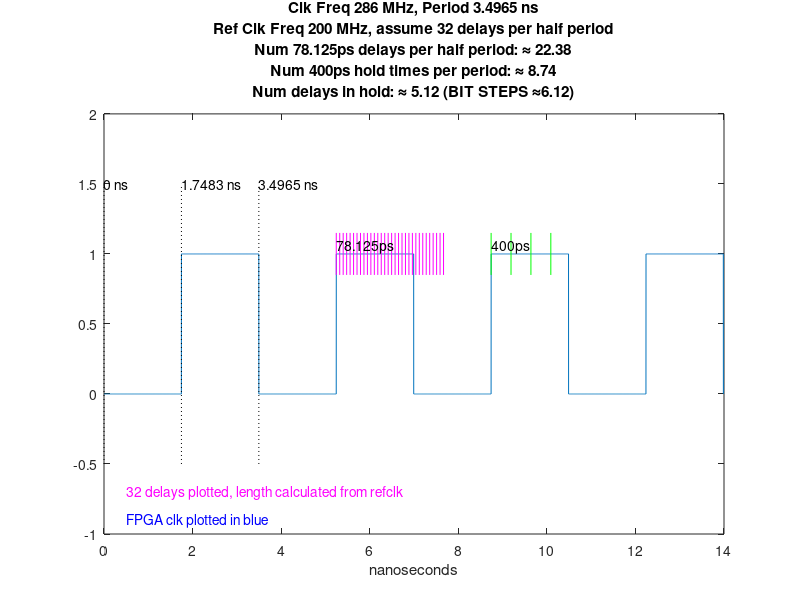

Here is the MATLAB script that generated this plot:
clear; clc; close all;

round_hund=@(x) round(x*100)/100;

clk = 286e6;
refclk = 200e6;
delays_per_ref = 64;

DLY_DELTA = 1/refclk/delays_per_ref; %specified in ps
HOLD_TIME = 400e-12; % specified in ps
BIT_STEPS = HOLD_TIME/DLY_DELTA+1;




num_per = 4;
%num_dly_2plot = 10;

per = 1/clk;
half_per = per/2;
num_half_per = 32;


t = linspace(0,num_per*per,10000);
clk_val = ones(size(t));

% want everything in the first clock cycle to be 1, so thats odd multiples
% of half_per, so all values from 0*half_per to 1*half_per, all values from
% 2*half_per to 3*half_per, etc...

for k = 0:2:num_half_per
    %k
    clk_val(k*half_per<=t & t<(k+1)*half_per) = 0;
end

% plot clock and label ns
plot(t*1e9, clk_val)
xlabel('nanoseconds')
ylim([-1 2])
hold on
plot([0 0],[-0.5 1.5],'k:')
text(0+0.1*half_per,1.5,[num2str(0),' ns'])
plot([half_per*1e9 half_per*1e9],[-0.5 1.5],'k:')
text(half_per*1e9+0.1*half_per,1.5,[num2str(half_per*1e9),' ns'])
plot([per*1e9 per*1e9],[-0.5 1.5],'k:')
text(per*1e9+0.1*half_per,1.5,[num2str(per*1e9),' ns'])

num_dly_per_per = per/DLY_DELTA;
%num_dly_2plot = num_dly_per_per/2;
num_dly_2plot = num_half_per;

dly_loc = linspace(0,num_dly_2plot-1,num_dly_2plot)*DLY_DELTA+per+half_per;
for dly = 1:num_dly_2plot
    plot([dly_loc(dly)*1e9 dly_loc(dly)*1e9],[0.85,1.15],'m')
end
text(dly_loc(1)*1e9+0.1*half_per,1.05,[num2str(DLY_DELTA*1e12),'ps'])

num_hold_per_per = per/HOLD_TIME;
num_hold_2plot = num_hold_per_per/2;

hold_loc = linspace(0,num_hold_2plot-1,num_hold_2plot)*HOLD_TIME+2*per+half_per;
for hld = 1:num_hold_2plot
    plot([hold_loc(hld)*1e9 hold_loc(hld)*1e9],[0.85,1.15],'g')
end
text(hold_loc(1)*1e9+0.1*half_per,1.05,[num2str(HOLD_TIME*1e12),'ps'])


title({['Clk Freq ',num2str(clk/1e6),' MHz, Period ',num2str(per*1e9),' ns']; ...
    ['Ref Clk Freq ',num2str(refclk/1e6),' MHz, assume 32 delays per half period'];...
    ['Num ',num2str(DLY_DELTA*1e12),'ps delays per half period: \approx ',num2str(round_hund(num_dly_per_per/2))]; ...
    ['Num 400ps hold times per period: \approx ',num2str(round_hund(num_hold_per_per))]; ...
    ['Num delays in hold: \approx ',num2str(round_hund(BIT_STEPS-1)),' (BIT STEPS \approx',num2str(round_hund(BIT_STEPS)),')']})

text(0.5,-0.7,'32 delays plotted, length calculated from refclk','color','m')
text(0.5,-0.9,'FPGA clk plotted in blue','color','blue')